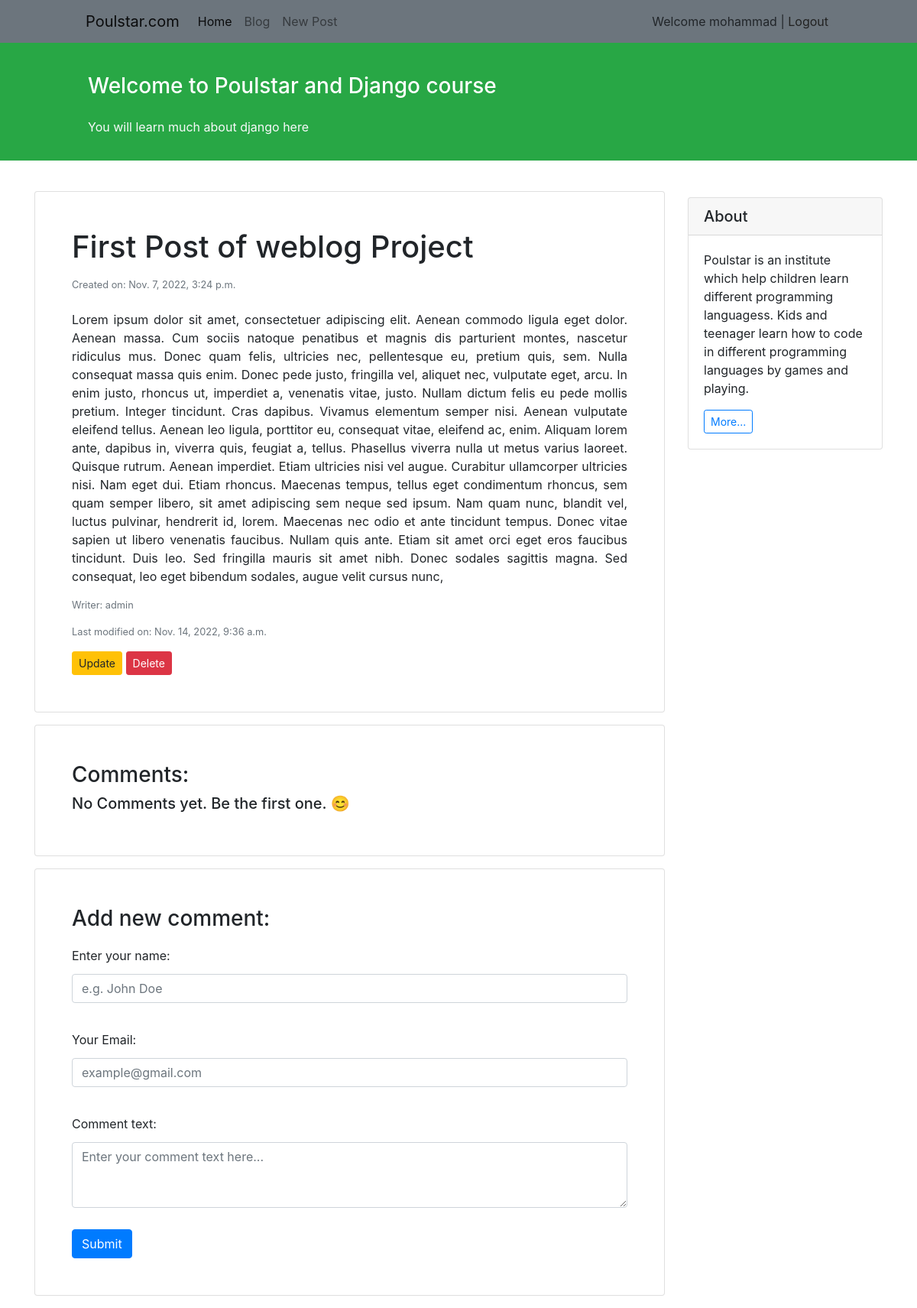
The app's page /blog/1/ (signed in) with its own data.
### blog/models.py (models this page shows, shortened)
class Post(models.Model):
    STATUS_CHOICES = (
        ('pub', 'published'),
        ('drf', 'draft'),
    )
    title = models.CharField(max_length=100)
    text = models.TextField()
    author = models.ForeignKey(to='auth.User', on_delete=models.CASCADE)
    datetime_created = models.DateTimeField(auto_now_add=True)
    datetime_modified = models.DateTimeField(auto_now=True)
    status = models.CharField(choices=STATUS_CHOICES, max_length=3)

### blog/views.py (the view)
# urls.py: path('<int:pk>/', views.post_detail_view, name='post_detail'),
def post_detail_view(request, pk):
    post = get_object_or_404(Post, pk=pk)
    comments = Comment.objects.filter(post=post)
    context = { 'post': post , 'comments': comments}
    if request.method=='POST':
        author = request.POST.get('author_name')
        email = request.POST.get('email')
        text = request.POST.get('text')
        Comment.objects.create(author=author, author_email=email, text=text, likes=0, post=post)
    return render(request, 'blog/post_detail.html', context)

### blog/templates/blog/post_detail.html (shortened to what this page needs)
{% extends '_base.html' %}
{% block content %}
<div class="container mt-4">
    <div class="row">
        <div class="col-9">
            <div class="card shadow my-3 p-5">
                <h1>{{ post.title }}</h1>
                <p class="small text-muted mt-2">Created on: {{ post.datetime_created }}</p>
                <p class="mt-2" style="text-align: justify"> {{ post.text }}
                </p>
                <p class="small text-muted">Writer: {{ post.author }}</p>
                <p class="small text-muted mt">Last modified on: {{ post.datetime_modified }}</p>
                <div>
                    <a href = "{% url 'update' post.id %}" class="btn btn-sm btn-warning">Update</a>
                    <a href = "{% url 'delete' post.id %}" class="btn btn-sm btn-danger">Delete</a>
                </div>
            </div>
            <div class="card shadow my-3 p-5">
                <h3>Comments:</h3>
                {% if comments %}
                    {% for comment in comments %}
                    <h4>
                        Author: {{ comment.author }}
                    </h4>
                    <h5>
                        {{ comment.text }}
                    </h5>
                    <h6>
                        <span>
                            email: {{ comment.author_email }}
                        </span>
                        <span>
                            {{ comment.likes }} 💗
                        </span>
                        <hr>
                    </h6>
                    {% endfor %}
                {% else %}
                    <h5>
                        No Comments yet. Be the first one. 😊
                    </h5>
                {% endif %}
            </div>
            <div class="card shadow my-3 p-5">
                <h3>Add new comment:</h3>
                <form method="POST">
                    <div class="form-group py-2">
                        <label class="py-1" for="author_name">Enter your name:</label>
                        <input type="text" class="form-control" placeholder="e.g. John Doe" name="author_name">
                    </div>
                    <div class="form-group py-2">
                        <label class="py-1" for="email">Your Email:</label>
                        <input type="email" class="form-control" placeholder="example@gmail.com" name="email">
                    </div>
                    <div class="form-group py-2">
                        <label class="py-1" for="comment_text">Comment text:</label>
                        <textarea class="form-control" name="text" rows="3" placeholder="Enter your comment text here..."></textarea>
                    </div>
                    <button type="submit" class="btn btn-primary mt-1">Submit</button>
                </form>
            </div>
        </div>
        <div class="col-3">
            <div class="card my-4">
                <h5 class="card-header">About</h5>
                <div class="card-body">
                    <p class="card-text";>Poulstar is an institute which help children learn
                        different programming languagess. Kids and teenager learn how to
                        code in different programming languages by games and playing.
                    </p>
                    <a href="#"
                       class="btn btn-sm btn-outline-primary">
                       More...
                    </a>
                </div>
            </div>
        </div>
    </div>
</div>
{% endblock content %}

### templates/_base.html (shortened to what this page needs)
<!doctype html>
<html lang="en">
<head>
    <link rel="stylesheet" href="https://cdn.jsdelivr.net/npm/bootstrap@4.0.0/dist/css/bootstrap.min.css">
</head>
<body>
<nav class="navbar navbar-expand-lg navbar-light bg-secondary">
    <div class="container-fluid mx-5 px-5">
        <a class="navbar-brand" href="https://www.poulstar.com" target="_blank">Poulstar.com</a>
        <div class="collapse navbar-collapse" id="navbarNavAltMarkup">
            <div class="navbar-nav">
                <a class="nav-link active" aria-current="page" href="{% url 'posts_list' %}">Home</a>
                <a class="nav-link" href="{% url 'posts_list' %}">Blog</a>
                <a class="nav-link" href="{% url 'create' %}">New Post</a>
            </div>
        </div>
        <div class="mx-1">
            {% if user.is_authenticated %}
                <span> Welcome {{ user.username }} </span> | <a href={% url 'logout' %} style="color: #222"> Logout </a>
            {% else %}
                <a href="{% url 'login' %}" style="color: #222">Login</a> | <a href={% url 'signup' %} style="color: #222"> Sign Up </a>
            {% endif %}
        </div>
    </div>
</nav>
<div class="container-fluid bg-success">
    <div class="row py-3">
        <div class="col-md-8 col-md-10 mx-auto">
            <h3 class="my-4 mt-3 text-white">Welcome to Poulstar and Django course</h3>
            <p class="text-light">You will learn much about django here</p>
        </div>
    </div>
</div>
{% block content %}
{% endblock content %}
</body>
</html>

### records on screen
Post: title "First Post of weblog Project", datetime_created "Nov. 7, 2022, 3:24 p.m.", text "Lorem ipsum dolor sit amet, consectetuer adipiscing elit. Aenean commodo ligula eget dolor. Aenean massa. Cum sociis natoque penatibus et magnis dis parturient montes, nascetur ridiculus mus. Donec quam felis, ultricies nec, pellentesque eu, pretium quis, sem. Nulla consequat massa quis enim. Donec pede justo, fringilla vel, aliquet nec, vulputate eget, arcu. In enim justo, rhoncus ut, imperdiet a, venenatis vitae, justo. Nullam dictum felis eu pede mollis pretium. Integer tincidunt. Cras dapibus. Vivamus elementum semper nisi. Aenean vulputate eleifend tellus. Aenean leo ligula, porttitor eu, consequat vitae, eleifend ac, enim. Aliquam lorem ante, dapibus in, viverra quis, feugiat a,…", author "admin", datetime_modified "Nov. 14, 2022, 9:36 a.m."

### other values on screen
{{ user.username }} "mohammad"
